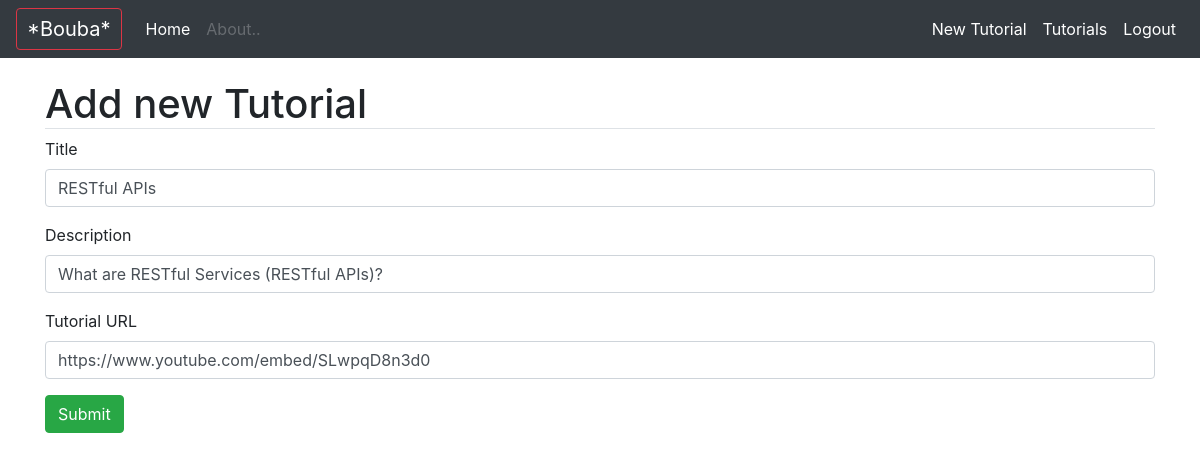
/products/25/update/ (signed in), run on the app's committed database.
### products/models.py (models this page shows, shortened)
class Product(models.Model):
	username = models.CharField(max_length=100)
	title = models.CharField(max_length=255)
	description = models.CharField(max_length=255)
	tuto_url = models.URLField()
	created_date = models.DateTimeField(auto_now=True)

### products/views.py (the view)
# urls.py: path('<int:pk>/update/', views.update, name='product_update'),
@login_required
def update(request, pk):
	product = get_object_or_404(Product, pk=pk)
	product_dict = model_to_dict(product)
	if product.username == request.user.username:
		if request.method == 'POST':
			form = ProductForm(request.POST)
			if form.is_valid:
				product.title = form['title'].value()
				product.description = form['description'].value()
				product.tuto_url = form['tuto_url'].value()
				product.save()
				return redirect('product_list')
			else:
				form = ProductForm(product_dict)
		else:
			form = ProductForm(product_dict)
	else:
		raise Http404
	return render(request, 'products/add.html', {'form': form, 'title': 'update'})

### products/forms.py (shortened to what this page needs)
class ProductForm(forms.ModelForm):
	title = forms.CharField(max_length=255,
		widget=forms.TextInput(attrs={'class':'form-control adem-input'}))
	description = forms.CharField(widget=forms.TextInput(attrs={'class':'form-control adem-input'}))
	tuto_url = forms.CharField(max_length=255,
		widget=forms.TextInput(attrs={'class':'form-control adem-input', 'placeholder': 'e.g : https://www.youtube.com/watch?v='}))
	class Meta():
		model = Product
		fields = [
			'title',
			'description',
			'tuto_url'
		]

### products/templates/products/add.html (shortened to what this page needs)
{% extends "base.html" %}
{% block content %}
	<h1 class="border-bottom">Add new Tutorial</h1>
	<form method="post" action=".">
		{% for field in form %}
			<div class="form-group">
				<label>{% if field.label == 'Tuto url' %}
					Tutorial URL
					{% else %}
					{{ field.label }}
				{% endif %}</label>
				{{ field }}
			</div>
		{% endfor %}
		<button type="submit" class="btn btn-success">Submit</button>
	</form>
{% endblock content %}

### data on the page
Product: form "RESTful APIs" "What are RESTful Services (RESTful APIs)?" "https://www.youtube.com/embed/SLwpqD8n3d0"

### other printed values
{{ field.label }} "Title" "Description"
